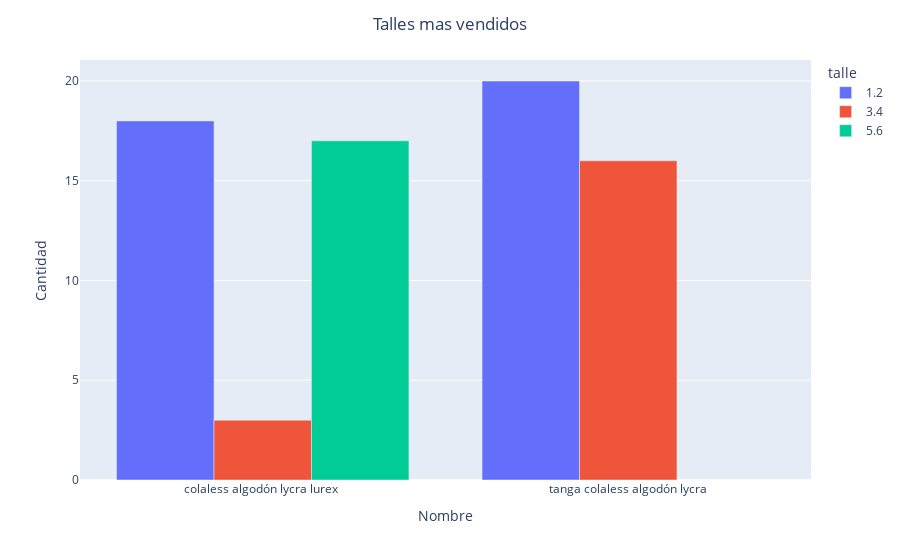

Write notebook code for a chart like this one.
### Markdown cell above
### Misma categoria, pero distintos talles:

### Code cell
names2 = []
names2.append(most_sold_count['Nombre'].to_list()[7])
names2.append(most_sold_count['Nombre'].to_list()[9])
#names2.append(most_sold_count['Nombre'].to_list()[4])
different_size = only_top_3[only_top_3['name'].isin(names2)]
talles = different_size.groupby(['name', 'talle']).size()
talles = talles.to_frame().reset_index()
talles.rename(columns = {0:"Cantidad", "name":"Nombre"}, inplace = True)
fig = px.bar(talles, x="Nombre", y="Cantidad", color="talle")
fig.update_layout(barmode='group', title_text = "Talles mas vendidos", title_x = 0.5)
fig.show()

### Figure 1 — Plotly figure (JSON) as saved in the notebook; plotly's stock layout.template omitted (floating-point values rounded to 4 significant figures)
{"data": [{"alignmentgroup": "True", "hovertemplate": "talle=1.2<br>Nombre=%{x}<br>Cantidad=%{y}<extra></extra>", "legendgroup": "1.2", "marker": {"color": "#636efa", "pattern": {"shape": ""}}, "name": "1.2", "offsetgroup": "1.2", "orientation": "v", "showlegend": true, "textposition": "auto", "type": "bar", "x": ["colaless algodón lycra lurex ", "tanga colaless algodón lycra"], "xaxis": "x", "y": [18, 20], "yaxis": "y"}, {"alignmentgroup": "True", "hovertemplate": "talle=3.4<br>Nombre=%{x}<br>Cantidad=%{y}<extra></extra>", "legendgroup": "3.4", "marker": {"color": "#EF553B", "pattern": {"shape": ""}}, "name": "3.4", "offsetgroup": "3.4", "orientation": "v", "showlegend": true, "textposition": "auto", "type": "bar", "x": ["colaless algodón lycra lurex ", "tanga colaless algodón lycra"], "xaxis": "x", "y": [3, 16], "yaxis": "y"}, {"alignmentgroup": "True", "hovertemplate": "talle=5.6<br>Nombre=%{x}<br>Cantidad=%{y}<extra></extra>", "legendgroup": "5.6", "marker": {"color": "#00cc96", "pattern": {"shape": ""}}, "name": "5.6", "offsetgroup": "5.6", "orientation": "v", "showlegend": true, "textposition": "auto", "type": "bar", "x": ["colaless algodón lycra lurex "], "xaxis": "x", "y": [17], "yaxis": "y"}], "layout": {"barmode": "group", "legend": {"title": {"text": "talle"}, "tracegroupgap": 0}, "margin": {"t": 60}, "title": {"text": "Talles mas vendidos", "x": 0.5}, "xaxis": {"anchor": "y", "domain": [0, 1], "title": {"text": "Nombre"}}, "yaxis": {"anchor": "x", "domain": [0, 1], "title": {"text": "Cantidad"}}}}
